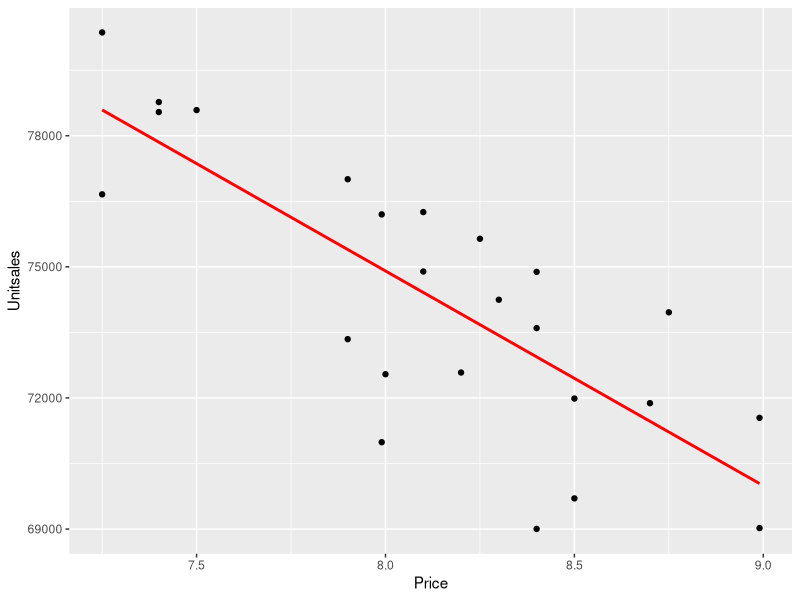

Write R code to recreate this figure.

#Single Linear Regression
cat("Single Linear Regression\n")
dataset <- read.csv("Toy_sales_csv.csv")
head(dataset)
l1 <- lm(Unitsales~Price, dataset)
print(summary(l1))

View(dataset)

#Scatter Plot
library(ggplot2)
p <- ggplot(dataset, aes(Price, Unitsales))+geom_point()+geom_smooth(method = "lm", formula = y~x, col="red", se=F)
print(p)

#Predicted Values

cat("\n\nPredicted Values\n")
pred1 <- predict(l1)
print((pred1))

#Error Values

cat("\n\nError Values\n")
er <- dataset$Unitsales - pred1
print(er)


#Multiple Linear Regression
cat("\n------------------------------------------------------------\n")
cat("\n\n\nMultiple Linear Regression\n")
l2 <- lm(Unitsales ~ Price + Adexp + Promexp, dataset)
print(summary(l2))

#Predicted Values
cat("\n\nPredicted Values\n")
pred2 <- predict(l2)
print(pred2)

s <- data.frame(Price = c(9.1,8.1), Adexp = c(52,50), Promexp = c(61,60))
pred2 <- predict(l2, s)
print(pred2)
